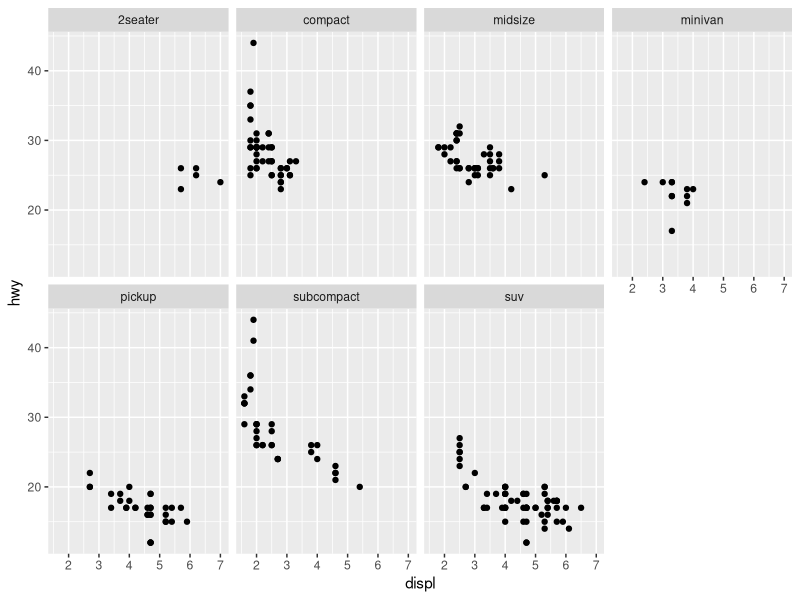
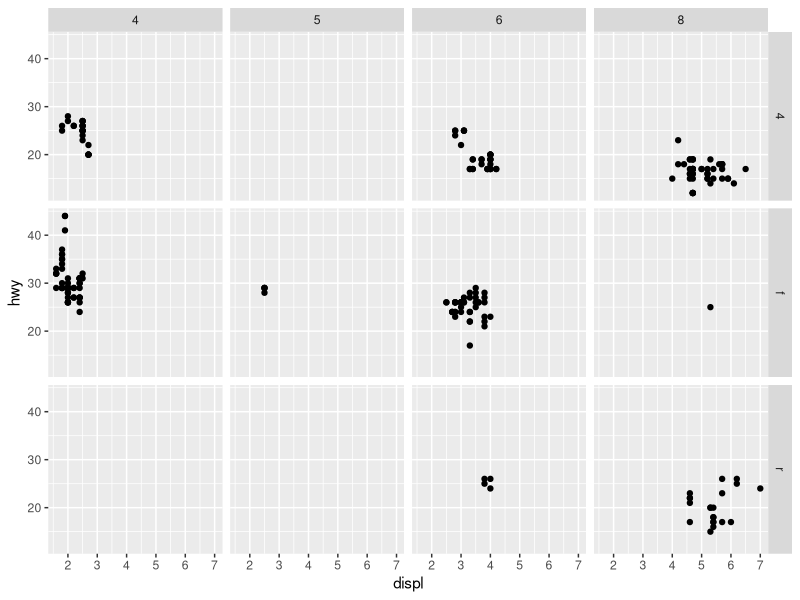
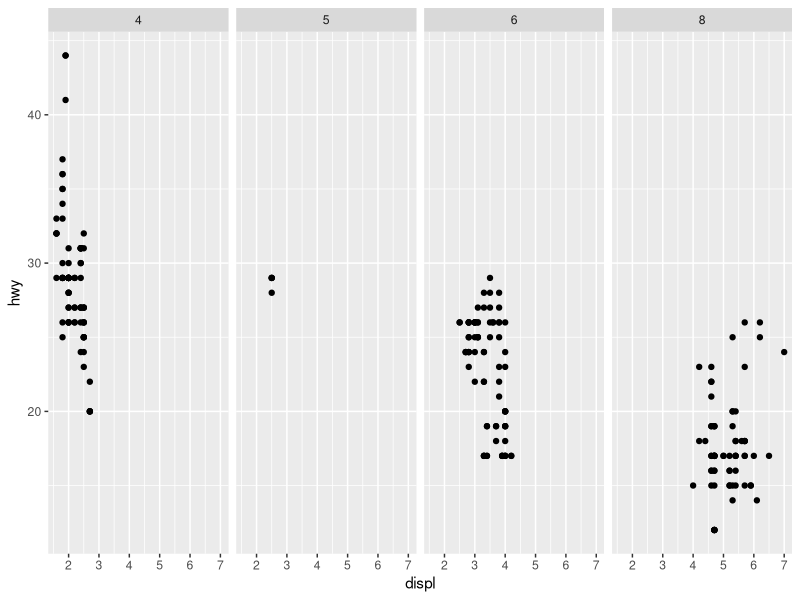
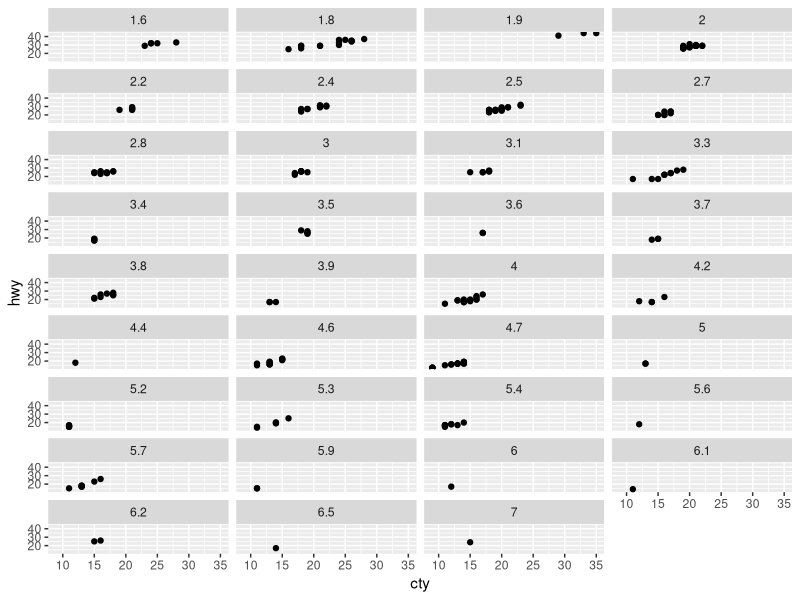
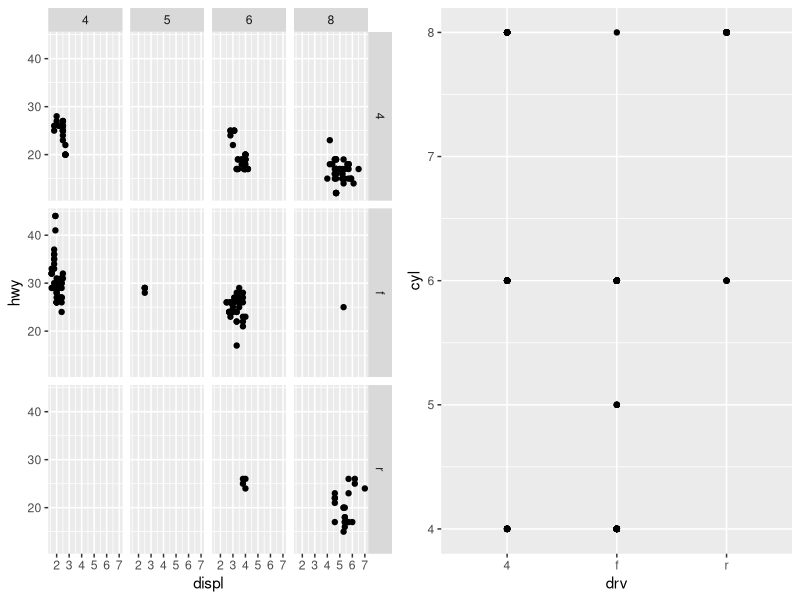
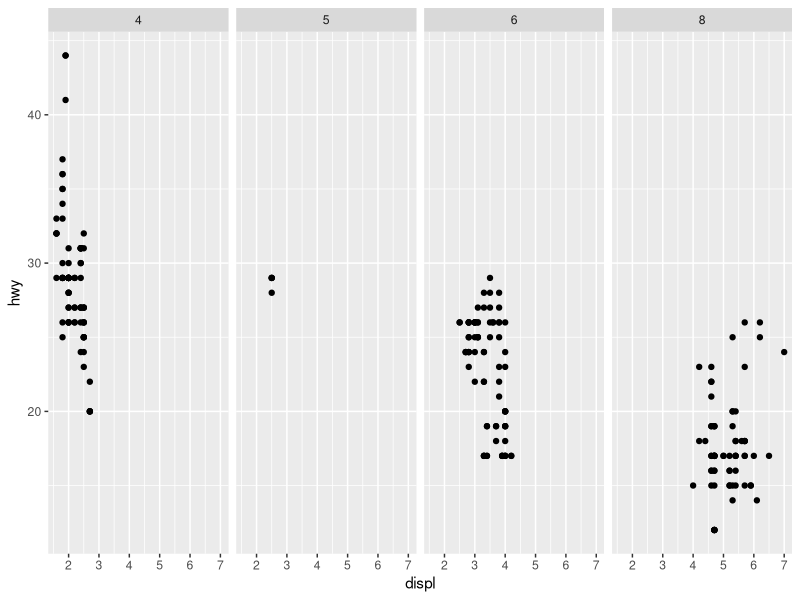
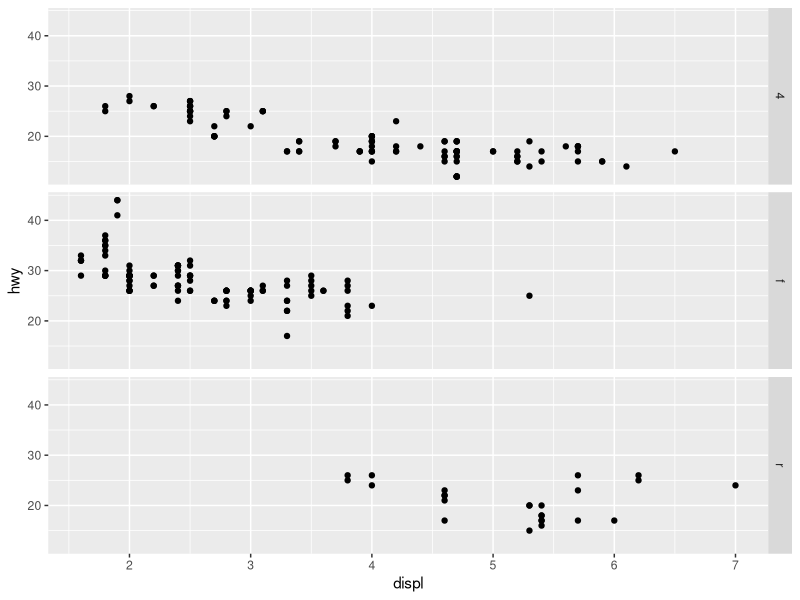
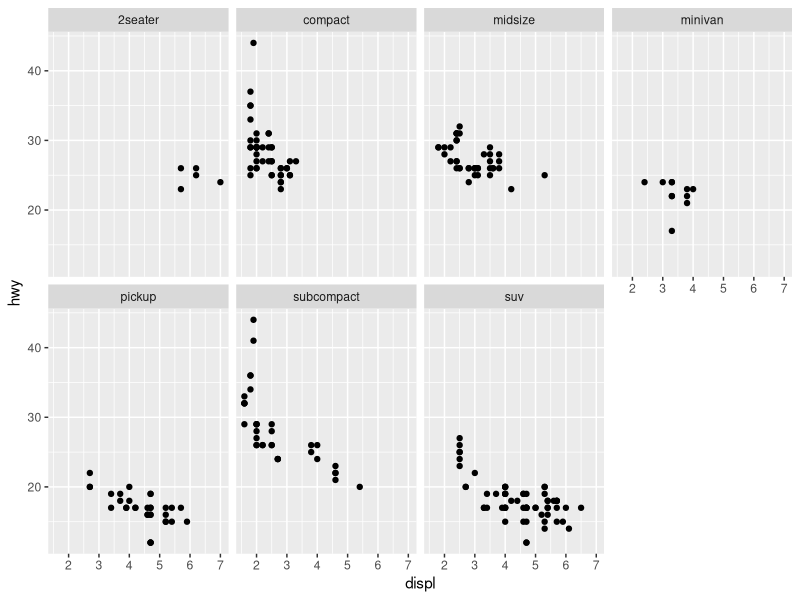

The R source for these figures, in order:
## ---- chunk 1
library(tidyverse, ggplot2)
## ---- chunk 2
ggplot(data = mpg) + 
  geom_point(mapping = aes(x = displ, y = hwy)) + 
  facet_wrap(~ class, nrow = 2)
## ---- chunk 3
ggplot(data = mpg) + 
  geom_point(mapping = aes(x = displ, y = hwy)) + 
  facet_grid(drv ~ cyl)
## ---- chunk 4
ggplot(data = mpg) + 
  geom_point(mapping = aes(x = displ, y = hwy)) + 
  facet_grid(. ~ cyl)
## ---- chunk 5
ggplot(data = mpg) + 
  geom_point(mapping = aes(x = cty, y = hwy)) + 
  facet_wrap(~ displ, ncol = 4)
## ---- chunk 6
library(gridExtra)
ggplot(data = mpg) + 
  geom_point(mapping = aes(x = displ, y = hwy)) + 
  facet_grid(drv ~ cyl) -> p1

ggplot(data = mpg) + 
  geom_point(mapping = aes(x = drv, y = cyl)) -> p2

grid.arrange(p1, p2, ncol = 2)
## ---- chunk 7
ggplot(data = mpg) + 
  geom_point(mapping = aes(x = displ, y = hwy)) +
  facet_grid(. ~ cyl)
## ---- chunk 8
ggplot(data = mpg) + 
  geom_point(mapping = aes(x = displ, y = hwy)) +
  facet_grid(drv ~ .)
## ---- chunk 9
ggplot(data = mpg) + 
  geom_point(mapping = aes(x = displ, y = hwy)) + 
  facet_wrap(~ class, nrow = 2)
## ---- chunk 10
ggplot((dat = mpg)) +
  geom_point(mapping = aes(x = displ, y = hwy, color = class), size = 3)
## ---- chunk 11
ggplot(data = mpg) + 
  geom_point(mapping = aes(x = displ, y = hwy)) -> p1

ggplot(data = mpg) + 
  geom_smooth(mapping = aes(x = displ, y = hwy)) -> p2
  
grid.arrange(p1, p2, ncol = 2)
## ---- chunk 12
ggplot(data = mpg) + 
  geom_smooth(mapping = aes(x = displ, y = hwy, linetype = drv)) -> p1

ggplot(data = mpg) + 
  geom_point(mapping = aes(x = displ, y = hwy, color = drv)) +
  geom_smooth(mapping = aes(x = displ, y = hwy, color = drv, linetype = drv))-> p2
  
grid.arrange(p1, p2, ncol = 2)
## ---- chunk 13
ggplot(data = mpg, mapping = aes(x = displ, y = hwy)) + 
  geom_point() +
  geom_smooth()-> p1

ggplot(data = mpg, mapping = aes(x = displ, y = hwy)) + 
  geom_point(mapping = aes(color = class)) +
  geom_smooth()-> p2

grid.arrange(p1, p2, ncol = 2)
## ---- chunk 14
ggplot(data = mpg, mapping = aes(x = displ, y = hwy, color = drv)) + 
  geom_point() + 
  geom_smooth(se = FALSE)
## ---- chunk 15
ggplot(data = mpg) +
  geom_smooth(
    mapping = aes(x = displ, y = hwy, color = drv))
## ---- chunk 16
ggplot(data = mpg, mapping = aes(x = displ, y = hwy)) + 
  geom_point() + 
  geom_smooth() -> p1

ggplot() + 
  geom_point(data = mpg, mapping = aes(x = displ, y = hwy)) + 
  geom_smooth(data = mpg, mapping = aes(x = displ, y = hwy)) -> p2

grid.arrange(p1, p2, ncol = 2)
## ---- chunk 17

ggplot(data = mpg, mapping = aes(x = displ, y = hwy)) +
  geom_point() +
  geom_smooth(se = FALSE) -> p1

ggplot(data = mpg, mapping = aes(x = displ, y = hwy)) +
  geom_point() +
  geom_smooth(mapping = aes(group = drv), se = FALSE) -> p2

ggplot(data = mpg, mapping = aes(x = displ, y = hwy, color = drv)) +
  geom_point() +
  geom_smooth(se = FALSE) -> p3

ggplot(data = mpg, mapping = aes(x = displ, y = hwy)) +
  geom_point(mapping = aes(color = drv)) +
  geom_smooth(se = FALSE) -> p4

ggplot(data = mpg, mapping = aes(x = displ, y = hwy)) +
  geom_point(mapping = aes(color = drv)) +
  geom_smooth(mapping = aes(linetype = drv), se = FALSE) -> p5

ggplot(data = mpg, mapping = aes(x = displ, y = hwy)) +
  geom_point(mapping = aes(fill = drv), shape = 21, size = 2, stroke = 2, color = "white") -> p6

grid.arrange(p1, p2, p3, p4, p5, p6, ncol = 2)
